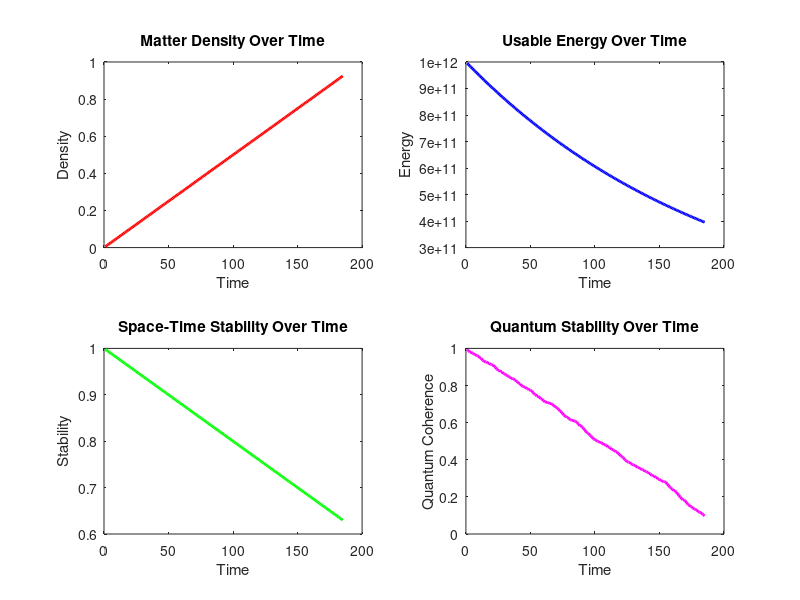

The MATLAB source for this figure:
clc;
clear;
close all;

% Simulation Parameters
T_max = 1000; % Maximum time steps
space_size = 50; % Universe grid size
entropy = zeros(space_size, space_size); % Initialize entropy map
matter_density = 1; % Initial matter density
usable_energy = 1e12; % Initial energy (arbitrary large number)
space_time_factor = 1; % Initial spatial stability
quantum_stability = 1; % Initial quantum coherence (1 = stable, 0 = collapse)

% Decay Rates
entropy_growth_rate = 0.01; % Entropy increase per step
matter_decay_rate = 0.0005; % Matter disappearing over time
energy_decay_rate = 0.005; % Energy depleting over time
space_time_collapse_rate = 0.002; % Distortion of space over time
quantum_instability_threshold = 0.1; % When quantum stability drops below this, collapse begins

% Store history for visualization
entropy_history = zeros(T_max, 1);
matter_history = zeros(T_max, 1);
energy_history = zeros(T_max, 1);
space_time_history = zeros(T_max, 1);
quantum_history = zeros(T_max, 1);

% Simulation Loop
for t = 1:T_max
    % Increase entropy everywhere
    entropy = entropy + entropy_growth_rate * rand(space_size, space_size);
    entropy_history(t) = mean(entropy(:));
    
    % Decay matter density and energy
    matter_density = max(0, matter_density - matter_decay_rate);
    usable_energy = max(0, usable_energy - energy_decay_rate * usable_energy);
    space_time_factor = max(0, space_time_factor - space_time_collapse_rate);
    quantum_stability = max(0, quantum_stability - 0.01 * rand()); % Random quantum instability
    
    % Store history
    matter_history(t) = matter_density;
    energy_history(t) = usable_energy;
    space_time_history(t) = space_time_factor;
    quantum_history(t) = quantum_stability;
    
    % Check for universe collapse condition
    if quantum_stability < quantum_instability_threshold
        fprintf('⚠️ WARNING: Quantum stability is below threshold at t = %d! Reality collapse imminent.\n', t);
        break;
    end
end

% Visualization
figure;
subplot(2,2,1);
plot(1:t, entropy_history(1:t), 'r', 'LineWidth', 2);
title('Entropy Over Time'); xlabel('Time'); ylabel('Entropy Level');

title('Matter Density Over Time'); xlabel('Time'); ylabel('Density');
subplot(2,2,2);
plot(1:t, energy_history(1:t), 'b', 'LineWidth', 2);
title('Usable Energy Over Time'); xlabel('Time'); ylabel('Energy');

subplot(2,2,3);
plot(1:t, space_time_history(1:t), 'g', 'LineWidth', 2);
title('Space-Time Stability Over Time'); xlabel('Time'); ylabel('Stability');

subplot(2,2,4);
plot(1:t, quantum_history(1:t), 'm', 'LineWidth', 2);
title('Quantum Stability Over Time'); xlabel('Time'); ylabel('Quantum Coherence');
